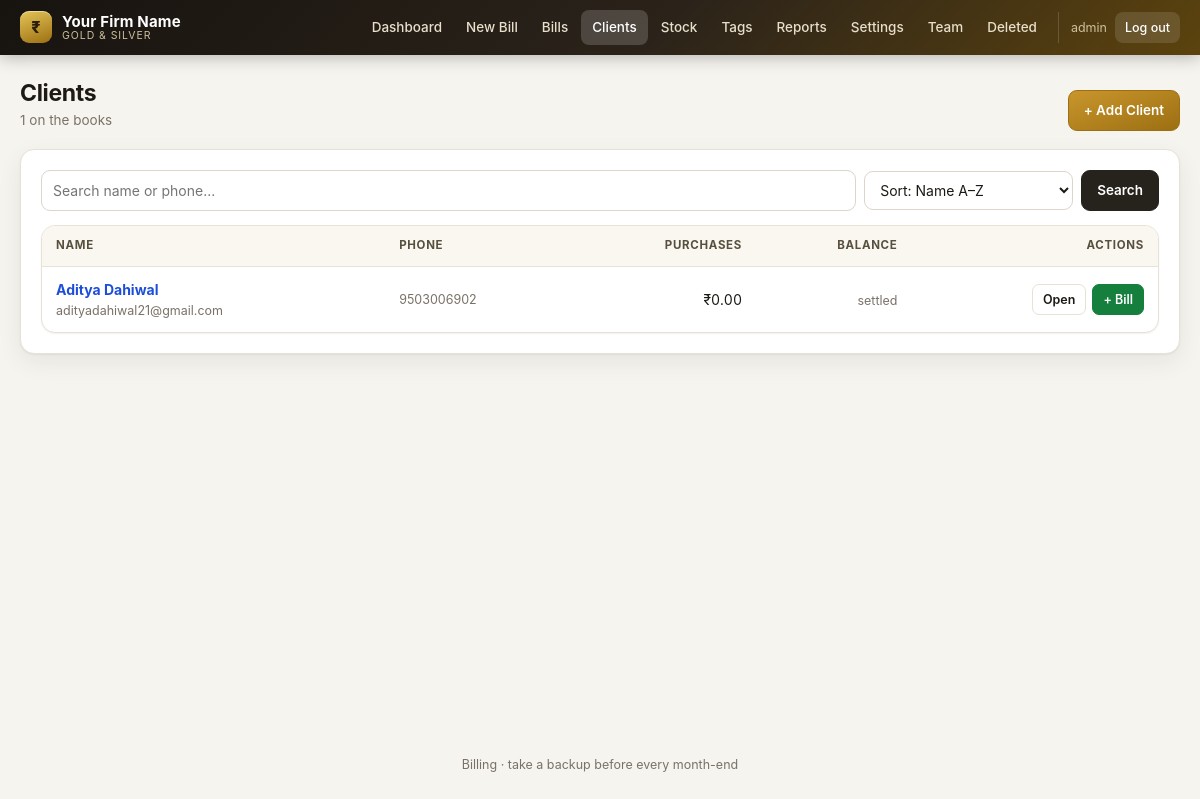
/clients (signed in), run on the app's committed database.
### app.py (models this page shows)
class Settings(db.Model):
    id = db.Column(db.Integer, primary_key=True)
    firm_name = db.Column(db.String(200), default="Your Firm Name")
    firm_address = db.Column(db.Text)
    firm_phone = db.Column(db.String(20))
    firm_email = db.Column(db.String(120))
    firm_gst = db.Column(db.String(20))
    gold_making_charge_percent = db.Column(db.Float, default=5.0)
    silver_making_charge_per_10gm = db.Column(db.Integer, default=15000)
    gst_enabled = db.Column(db.Boolean, default=True)
    show_making_charges = db.Column(db.Boolean, default=True)
    gold_manual_price = db.Column(db.Integer, default=0)  # paise per gram
    silver_manual_price = db.Column(db.Integer, default=0)  # paise per gram
    invoice_seq = db.Column(db.Integer, default=0)
    show_gstin = db.Column(db.Boolean, default=True)
    gold_making_mode = db.Column(db.String(10), default="percent")
    gold_making_flat = db.Column(db.Integer, default=0)      # paise per gram
    silver_making_mode = db.Column(db.String(10), default="flat")
    silver_making_percent = db.Column(db.Float, default=0.0)

class Client(db.Model):
    id = db.Column(db.Integer, primary_key=True)
    name = db.Column(db.String(100), nullable=False)
    phone = db.Column(db.String(20), nullable=False)
    email = db.Column(db.String(120))
    address = db.Column(db.Text)
    gstin = db.Column(db.String(20))  # customer GSTIN, printed on B2B bills
    credit_limit = db.Column(db.Integer, default=0)  # paise
    total_purchases = db.Column(db.Integer, default=0)  # paise
    total_payments = db.Column(db.Integer, default=0)  # paise
    balance = db.Column(db.Integer, default=0)  # paise
    invoices = db.relationship("Invoice", backref="client", lazy=True)
    payments = db.relationship("Payment", backref="client", lazy=True)

### app.py (the view)
@app.route("/clients")
@login_required
def clients():
    q = (request.args.get("q") or "").strip()
    sort = request.args.get("sort", "name")
    query = Client.query
    if q:
        like = f"%{q}%"
        query = query.filter(db.or_(Client.name.ilike(like), Client.phone.ilike(like)))
    sorts = {
        "name": Client.name.asc(),
        "balance_desc": Client.balance.desc(),
        "balance_asc": Client.balance.asc(),
        "purchases_desc": Client.total_purchases.desc(),
        "recent": Client.id.desc(),
    }
    query = query.order_by(sorts.get(sort, Client.name.asc()))
    items, pg = paginate(query, request.args.get("page", type=int) or 1)
    return render_template("clients.html", clients=items, pagination=pg,
                           q=q, sort=sort if sort in sorts else "name")

### app.py (called while the page is built, shortened)
def login_required(f):
    @wraps(f)
    def wrapper(*args, **kwargs):
        if "user_id" not in session:
            flash("Please log in to access this page.", "warning")
            return redirect(url_for("login"))
        return f(*args, **kwargs)
    return wrapper

@app.context_processor
def _template_helpers():
    try:
        s = Settings.query.first()
    except Exception:  # DB not ready yet (first boot, error page) — skip
        s = None
    return {"shop_settings": s, "now": utcnow}

@app.template_filter("inr")
def inr_filter(paise) -> str:
    try:
        v = (paise or 0) / 100
    except TypeError:
        v = 0
    return f"{v:.2f}"

def ensure_schema():
    global _SCHEMA_OK
    if _SCHEMA_OK:
        return

@app.before_request
def _ensure_schema_once():
    try:
        ensure_schema()
    except Exception as exc:
        log.warning("schema check skipped: %s", exc)

def paginate(query, page: int, per_page: int = 25):
    page = max(1, page or 1)
    total = query.count()
    items = query.offset((page - 1) * per_page).limit(per_page).all()
    return items, {"page": page, "per_page": per_page, "total": total,
                   "pages": max(1, (total + per_page - 1) // per_page)}

@app.after_request
def _headers(resp):
    resp.headers["X-Content-Type-Options"] = "nosniff"
    resp.headers["X-Frame-Options"] = "DENY"
    resp.headers["Referrer-Policy"] = "strict-origin-when-cross-origin"
    return resp

@app.teardown_appcontext
def _teardown(exc):
    if exc:
        db.session.rollback()

### templates/clients.html (shortened to what this page needs)
{% extends "base.html" %}
{% block content %}
<div class="page-head">
  <div>
    <h1>Clients</h1>
    <div class="sub">{{ pagination.total if pagination else 0 }} on the books</div>
  </div>
  <div class="page-actions">
    <a href="{{ url_for('add_client') }}" class="btn btn-gold">+ Add Client</a>
  </div>
</div>
<div class="card">
  <form method="GET" class="toolbar">
    <input type="text" name="q" value="{{ q or '' }}" placeholder="Search name or phone...">
    <select name="sort" onchange="this.form.submit()" style="flex:0 0 auto;min-width:200px">
      <option value="name" {% if sort == 'name' %}selected{% endif %}>Sort: Name A–Z</option>
    </select>
    <button type="submit" class="btn btn-primary">Search</button>
  </form>
  {% if clients %}
  <div class="table-wrap">
    <table>
      <thead><tr><th>Name</th><th>Phone</th><th class="r">Purchases</th><th class="r">Balance</th>
        <th class="r">Actions</th></tr></thead>
      <tbody>
        {% for client in clients %}
        <tr>
          <td>
            <a href="{{ url_for('view_client', client_id=client.id) }}"><strong>{{ client.name }}</strong></a>
            {% if client.email %}<div class="mini">{{ client.email }}</div>{% endif %}
          </td>
          <td class="mini">{{ client.phone }}</td>
          <td class="r">₹{{ (client.total_purchases or 0)|inr }}</td>
          <td class="r">
            {% if (client.balance or 0) > 0 %}
              <strong style="color:var(--amber)">₹{{ (client.balance)|inr }}</strong>
            {% else %}
              <span class="mini">settled</span>
            {% endif %}
          </td>
          <td>
            <div class="row-actions">
              <a href="{{ url_for('view_client', client_id=client.id) }}" class="btn btn-ghost btn-sm">Open</a>
              <a href="{{ url_for('create_invoice') }}?client_id={{ client.id }}" class="btn btn-success btn-sm">+ Bill</a>
            </div>
          </td>
        </tr>
        {% endfor %}
      </tbody>
    </table>
  </div>
  {% else %}
  <div class="empty">
    <span class="big">👥</span>
    {% if q %}No match for "{{ q }}".{% else %}No clients yet — add your first one.{% endif %}
  </div>
  {% endif %}
</div>
{% endblock %}

### templates/base.html (shortened to what this page needs)
<!DOCTYPE html>
<html lang="en">
<head>
</head>
<body>
<header>
  <div class="topbar">
    <a class="brand" href="{{ url_for('index') if session.get('user_id') else url_for('login') }}">
      <span class="brand-mark">₹</span>
      <span class="brand-text">
        <b>{{ shop_settings.firm_name if shop_settings and shop_settings.firm_name else 'Jewellery Billing' }}</b>
        <span>Gold &amp; Silver</span>
      </span>
    </a>
    {% if session.get('user_id') %}
    <nav id="main-nav">
      <a href="{{ url_for('index') }}" class="{{ 'active' if request.endpoint == 'index' }}">Dashboard</a>
      <a href="{{ url_for('create_invoice') }}" class="{{ 'active' if request.endpoint == 'create_invoice' }}">New Bill</a>
      <a href="{{ url_for('invoices') }}" class="{{ 'active' if request.endpoint in ['invoices','view_invoice'] }}">Bills</a>
      <a href="{{ url_for('clients') }}" class="{{ 'active' if request.endpoint in ['clients','view_client','add_client','edit_client'] }}">Clients</a>
      <a href="{{ url_for('products') }}" class="{{ 'active' if request.endpoint in ['products','view_product','add_product','edit_product'] }}">Stock</a>
      <a href="{{ url_for('tag_designer') }}" class="{{ 'active' if request.endpoint in ['tag_designer','print_tags'] }}">Tags</a>
      <a href="{{ url_for('reports') }}" class="{{ 'active' if request.endpoint == 'reports' }}">Reports</a>
      <a href="{{ url_for('settings') }}" class="{{ 'active' if request.endpoint == 'settings' }}">Settings</a>
      {% if session.get('is_admin') %}
      <a href="{{ url_for('users') }}" class="{{ 'active' if request.endpoint in ['users','register','audit_logs'] }}">Team</a>
      <a href="{{ url_for('deleted_bills') }}" class="{{ 'active' if request.endpoint in ['deleted_bills','view_deleted_bill'] }}">Deleted</a>
      {% endif %}
      <div class="user-chip">
        <span class="who">{{ session.get('username') }}</span>
        <a href="{{ url_for('logout') }}">Log out</a>
      </div>
    </nav>
    {% endif %}
  </div>
</header>
<main>
{% block content %}{% endblock %}
</main>
<footer>Billing · take a backup before every month-end</footer>
</body>
</html>

### data on the page
Settings: firm_name "Your Firm Name"
Client: name "Aditya Dahiwal", email "adityadahiwal21@gmail.com", phone "9503006902", total_purchases "0.00", balance "settled"

### other printed values
{{ session.get('username') }} "admin"
{{ pagination.total if pagination else 0 }} "1"
